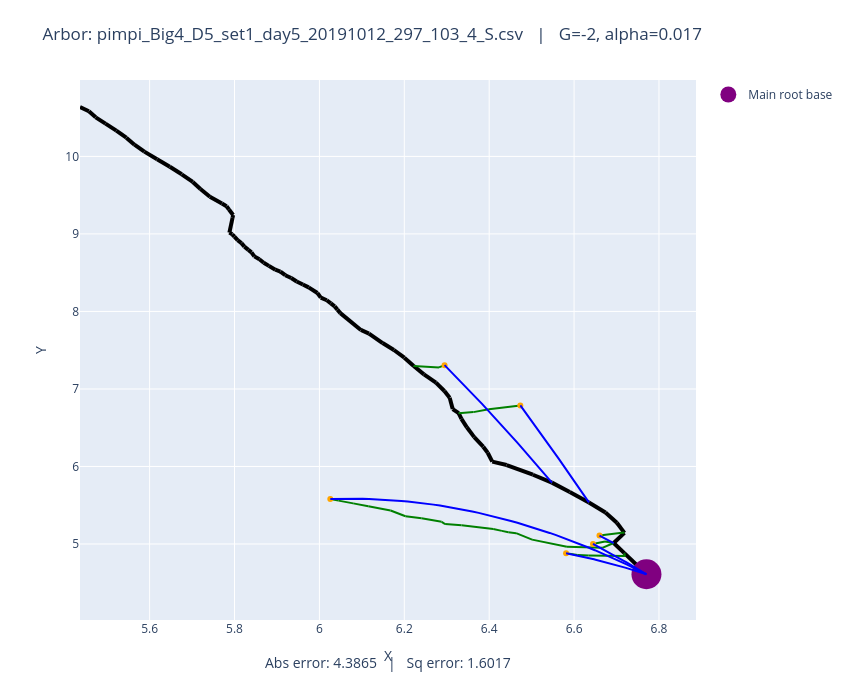

Source (notebook cell):
### Code cell
# Plot both observed and optimized
plot_arbors(fname, -2, 0.017)

### Figure 1 — Plotly figure (JSON) as saved in the notebook; plotly's stock layout.template omitted (floating-point values rounded to 4 significant figures)
{"data": [{"line": {"color": "black", "width": 4}, "mode": "lines", "showlegend": false, "type": "scatter", "x": [6.77, 6.718], "y": [4.61, 4.882]}, {"line": {"color": "black", "width": 4}, "mode": "lines", "showlegend": false, "type": "scatter", "x": [6.718, 6.693], "y": [4.882, 5.013]}, {"line": {"color": "black", "width": 4}, "mode": "lines", "showlegend": false, "type": "scatter", "x": [6.693, 6.719], "y": [5.013, 5.144]}, {"line": {"color": "black", "width": 4}, "mode": "lines", "showlegend": false, "type": "scatter", "x": [6.719, 6.701], "y": [5.144, 5.274]}, {"line": {"color": "black", "width": 4}, "mode": "lines", "showlegend": false, "type": "scatter", "x": [6.701, 6.674], "y": [5.274, 5.406]}, {"line": {"color": "black", "width": 4}, "mode": "lines", "showlegend": false, "type": "scatter", "x": [6.674, 6.635], "y": [5.406, 5.536]}, {"line": {"color": "black", "width": 4}, "mode": "lines", "showlegend": false, "type": "scatter", "x": [6.635, 6.59], "y": [5.536, 5.672]}, {"line": {"color": "black", "width": 4}, "mode": "lines", "showlegend": false, "type": "scatter", "x": [6.59, 6.548], "y": [5.672, 5.792]}, {"line": {"color": "black", "width": 4}, "mode": "lines", "showlegend": false, "type": "scatter", "x": [6.548, 6.503], "y": [5.792, 5.894]}, {"line": {"color": "black", "width": 4}, "mode": "lines", "showlegend": false, "type": "scatter", "x": [6.503, 6.441], "y": [5.894, 6.019]}, {"line": {"color": "black", "width": 4}, "mode": "lines", "showlegend": false, "type": "scatter", "x": [6.441, 6.407], "y": [6.019, 6.063]}, {"line": {"color": "black", "width": 4}, "mode": "lines", "showlegend": false, "type": "scatter", "x": [6.407, 6.396], "y": [6.063, 6.177]}, {"line": {"color": "black", "width": 4}, "mode": "lines", "showlegend": false, "type": "scatter", "x": [6.396, 6.386], "y": [6.177, 6.255]}, {"line": {"color": "black", "width": 4}, "mode": "lines", "showlegend": false, "type": "scatter", "x": [6.386, 6.365], "y": [6.255, 6.379]}, {"line": {"color": "black", "width": 4}, "mode": "lines", "showlegend": false, "type": "scatter", "x": [6.365, 6.347], "y": [6.379, 6.505]}, {"line": {"color": "black", "width": 4}, "mode": "lines", "showlegend": false, "type": "scatter", "x": [6.347, 6.335], "y": [6.505, 6.615]}, {"line": {"color": "black", "width": 4}, "mode": "lines", "showlegend": false, "type": "scatter", "x": [6.335, 6.328], "y": [6.615, 6.688]}, {"line": {"color": "black", "width": 4}, "mode": "lines", "showlegend": false, "type": "scatter", "x": [6.328, 6.314], "y": [6.688, 6.741]}, {"line": {"color": "black", "width": 4}, "mode": "lines", "showlegend": false, "type": "scatter", "x": [6.314, 6.307], "y": [6.741, 6.888]}, {"line": {"color": "black", "width": 4}, "mode": "lines", "showlegend": false, "type": "scatter", "x": [6.307, 6.294], "y": [6.888, 6.973]}, {"line": {"color": "black", "width": 4}, "mode": "lines", "showlegend": false, "type": "scatter", "x": [6.294, 6.275], "y": [6.973, 7.082]}, {"line": {"color": "black", "width": 4}, "mode": "lines", "showlegend": false, "type": "scatter", "x": [6.275, 6.246], "y": [7.082, 7.188]}, {"line": {"color": "black", "width": 4}, "mode": "lines", "showlegend": false, "type": "scatter", "x": [6.246, 6.222], "y": [7.188, 7.296]}, {"line": {"color": "black", "width": 4}, "mode": "lines", "showlegend": false, "type": "scatter", "x": [6.222, 6.2], "y": [7.296, 7.404]}, {"line": {"color": "black", "width": 4}, "mode": "lines", "showlegend": false, "type": "scatter", "x": [6.2, 6.176], "y": [7.404, 7.502]}, {"line": {"color": "black", "width": 4}, "mode": "lines", "showlegend": false, "type": "scatter", "x": [6.176, 6.149], "y": [7.502, 7.592]}, {"line": {"color": "black", "width": 4}, "mode": "lines", "showlegend": false, "type": "scatter", "x": [6.149, 6.117], "y": [7.592, 7.715]}, {"line": {"color": "black", "width": 4}, "mode": "lines", "showlegend": false, "type": "scatter", "x": [6.117, 6.098], "y": [7.715, 7.761]}, {"line": {"color": "black", "width": 4}, "mode": "lines", "showlegend": false, "type": "scatter", "x": [6.098, 6.049], "y": [7.761, 7.978]}, {"line": {"color": "black", "width": 4}, "mode": "lines", "showlegend": false, "type": "scatter", "x": [6.049, 6.042], "y": [7.978, 8.023]}, {"line": {"color": "black", "width": 4}, "mode": "lines", "showlegend": false, "type": "scatter", "x": [6.042, 6.036], "y": [8.023, 8.065]}, {"line": {"color": "black", "width": 4}, "mode": "lines", "showlegend": false, "type": "scatter", "x": [6.036, 6.027], "y": [8.065, 8.104]}, {"line": {"color": "black", "width": 4}, "mode": "lines", "showlegend": false, "type": "scatter", "x": [6.027, 6.017], "y": [8.104, 8.145]}, {"line": {"color": "black", "width": 4}, "mode": "lines", "showlegend": false, "type": "scatter", "x": [6.017, 6.003], "y": [8.145, 8.179]}, {"line": {"color": "black", "width": 4}, "mode": "lines", "showlegend": false, "type": "scatter", "x": [6.003, 5.995], "y": [8.179, 8.238]}, {"line": {"color": "black", "width": 4}, "mode": "lines", "showlegend": false, "type": "scatter", "x": [5.995, 5.975], "y": [8.238, 8.31]}, {"line": {"color": "black", "width": 4}, "mode": "lines", "showlegend": false, "type": "scatter", "x": [5.975, 5.961], "y": [8.31, 8.347]}, {"line": {"color": "black", "width": 4}, "mode": "lines", "showlegend": false, "type": "scatter", "x": [5.961, 5.946], "y": [8.347, 8.387]}, {"line": {"color": "black", "width": 4}, "mode": "lines", "showlegend": false, "type": "scatter", "x": [5.946, 5.934], "y": [8.387, 8.431]}, {"line": {"color": "black", "width": 4}, "mode": "lines", "showlegend": false, "type": "scatter", "x": [5.934, 5.92], "y": [8.431, 8.467]}, {"line": {"color": "black", "width": 4}, "mode": "lines", "showlegend": false, "type": "scatter", "x": [5.92, 5.908], "y": [8.467, 8.515]}, {"line": {"color": "black", "width": 4}, "mode": "lines", "showlegend": false, "type": "scatter", "x": [5.908, 5.896], "y": [8.515, 8.538]}, {"line": {"color": "black", "width": 4}, "mode": "lines", "showlegend": false, "type": "scatter", "x": [5.896, 5.881], "y": [8.538, 8.588]}, {"line": {"color": "black", "width": 4}, "mode": "lines", "showlegend": false, "type": "scatter", "x": [5.881, 5.869], "y": [8.588, 8.629]}, {"line": {"color": "black", "width": 4}, "mode": "lines", "showlegend": false, "type": "scatter", "x": [5.869, 5.859], "y": [8.629, 8.673]}, {"line": {"color": "black", "width": 4}, "mode": "lines", "showlegend": false, "type": "scatter", "x": [5.859, 5.847], "y": [8.673, 8.711]}, {"line": {"color": "black", "width": 4}, "mode": "lines", "showlegend": false, "type": "scatter", "x": [5.847, 5.84], "y": [8.711, 8.762]}, {"line": {"color": "black", "width": 4}, "mode": "lines", "showlegend": false, "type": "scatter", "x": [5.84, 5.833], "y": [8.762, 8.795]}, {"line": {"color": "black", "width": 4}, "mode": "lines", "showlegend": false, "type": "scatter", "x": [5.833, 5.823], "y": [8.795, 8.836]}, {"line": {"color": "black", "width": 4}, "mode": "lines", "showlegend": false, "type": "scatter", "x": [5.823, 5.816], "y": [8.836, 8.881]}, {"line": {"color": "black", "width": 4}, "mode": "lines", "showlegend": false, "type": "scatter", "x": [5.816, 5.807], "y": [8.881, 8.919]}, {"line": {"color": "black", "width": 4}, "mode": "lines", "showlegend": false, "type": "scatter", "x": [5.807, 5.8], "y": [8.919, 8.964]}, {"line": {"color": "black", "width": 4}, "mode": "lines", "showlegend": false, "type": "scatter", "x": [5.8, 5.795], "y": [8.964, 8.995]}, {"line": {"color": "black", "width": 4}, "mode": "lines", "showlegend": false, "type": "scatter", "x": [5.795, 5.788], "y": [8.995, 9.017]}, {"line": {"color": "black", "width": 4}, "mode": "lines", "showlegend": false, "type": "scatter", "x": [5.788, 5.795], "y": [9.017, 9.208]}, {"line": {"color": "black", "width": 4}, "mode": "lines", "showlegend": false, "type": "scatter", "x": [5.795, 5.797], "y": [9.208, 9.244]}, {"line": {"color": "black", "width": 4}, "mode": "lines", "showlegend": false, "type": "scatter", "x": [5.797, 5.787], "y": [9.244, 9.315]}, {"line": {"color": "black", "width": 4}, "mode": "lines", "showlegend": false, "type": "scatter", "x": [5.787, 5.781], "y": [9.315, 9.357]}, {"line": {"color": "black", "width": 4}, "mode": "lines", "showlegend": false, "type": "scatter", "x": [5.781, 5.77], "y": [9.357, 9.392]}, {"line": {"color": "black", "width": 4}, "mode": "lines", "showlegend": false, "type": "scatter", "x": [5.77, 5.742], "y": [9.392, 9.479]}, {"line": {"color": "black", "width": 4}, "mode": "lines", "showlegend": false, "type": "scatter", "x": [5.742, 5.72], "y": [9.479, 9.58]}, {"line": {"color": "black", "width": 4}, "mode": "lines", "showlegend": false, "type": "scatter", "x": [5.72, 5.702], "y": [9.58, 9.671]}, {"line": {"color": "black", "width": 4}, "mode": "lines", "showlegend": false, "type": "scatter", "x": [5.702, 5.676], "y": [9.671, 9.77]}, {"line": {"color": "black", "width": 4}, "mode": "lines", "showlegend": false, "type": "scatter", "x": [5.676, 5.648], "y": [9.77, 9.867]}, {"line": {"color": "black", "width": 4}, "mode": "lines", "showlegend": false, "type": "scatter", "x": [5.648, 5.618], "y": [9.867, 9.965]}, {"line": {"color": "black", "width": 4}, "mode": "lines", "showlegend": false, "type": "scatter", "x": [5.618, 5.588], "y": [9.965, 10.06]}, {"line": {"color": "black", "width": 4}, "mode": "lines", "showlegend": false, "type": "scatter", "x": [5.588, 5.564], "y": [10.06, 10.15]}, {"line": {"color": "black", "width": 4}, "mode": "lines", "showlegend": false, "type": "scatter", "x": [5.564, 5.545], "y": [10.15, 10.24]}, {"line": {"color": "black", "width": 4}, "mode": "lines", "showlegend": false, "type": "scatter", "x": [5.545, 5.522], "y": [10.24, 10.33]}, {"line": {"color": "black", "width": 4}, "mode": "lines", "showlegend": false, "type": "scatter", "x": [5.522, 5.496], "y": [10.33, 10.42]}, {"line": {"color": "black", "width": 4}, "mode": "lines", "showlegend": false, "type": "scatter", "x": [5.496, 5.473], "y": [10.42, 10.5]}, {"line": {"color": "black", "width": 4}, "mode": "lines", "showlegend": false, "type": "scatter", "x": [5.473, 5.457], "y": [10.5, 10.58]}, {"line": {"color": "black", "width": 4}, "mode": "lines", "showlegend": false, "type": "scatter", "x": [5.457, 5.436], "y": [10.58, 10.64]}, {"line": {"color": "green", "width": 2}, "mode": "lines", "showlegend": false, "type": "scatter", "x": [6.66, 6.717], "y": [5.109, 5.147]}, {"line": {"color": "green", "width": 2}, "mode": "lines", "showlegend": false, "type": "scatter", "x": [6.717, 6.719], "y": [5.147, 5.144]}, {"line": {"color": "green", "width": 2}, "mode": "lines", "showlegend": false, "type": "scatter", "x": [6.645, 6.673], "y": [5.001, 5.034]}, {"line": {"color": "green", "width": 2}, "mode": "lines", "showlegend": false, "type": "scatter", "x": [6.673, 6.693], "y": [5.034, 5.013]}, {"line": {"color": "green", "width": 2}, "mode": "lines", "showlegend": false, "type": "scatter", "x": [6.026, 6.045], "y": [5.581, 5.559]}, {"line": {"color": "green", "width": 2}, "mode": "lines", "showlegend": false, "type": "scatter", "x": [6.045, 6.08], "y": [5.559, 5.524]}, {"line": {"color": "green", "width": 2}, "mode": "lines", "showlegend": false, "type": "scatter", "x": [6.08, 6.115], "y": [5.524, 5.486]}, {"line": {"color": "green", "width": 2}, "mode": "lines", "showlegend": false, "type": "scatter", "x": [6.115, 6.168], "y": [5.486, 5.433]}, {"line": {"color": "green", "width": 2}, "mode": "lines", "showlegend": false, "type": "scatter", "x": [6.168, 6.203], "y": [5.433, 5.358]}, {"line": {"color": "green", "width": 2}, "mode": "lines", "showlegend": false, "type": "scatter", "x": [6.203, 6.241], "y": [5.358, 5.332]}, {"line": {"color": "green", "width": 2}, "mode": "lines", "showlegend": false, "type": "scatter", "x": [6.241, 6.288], "y": [5.332, 5.286]}, {"line": {"color": "green", "width": 2}, "mode": "lines", "showlegend": false, "type": "scatter", "x": [6.288, 6.296], "y": [5.286, 5.257]}, {"line": {"color": "green", "width": 2}, "mode": "lines", "showlegend": false, "type": "scatter", "x": [6.296, 6.335], "y": [5.257, 5.241]}, {"line": {"color": "green", "width": 2}, "mode": "lines", "showlegend": false, "type": "scatter", "x": [6.335, 6.41], "y": [5.241, 5.194]}, {"line": {"color": "green", "width": 2}, "mode": "lines", "showlegend": false, "type": "scatter", "x": [6.41, 6.43], "y": [5.194, 5.169]}, {"line": {"color": "green", "width": 2}, "mode": "lines", "showlegend": false, "type": "scatter", "x": [6.43, 6.445], "y": [5.169, 5.151]}, {"line": {"color": "green", "width": 2}, "mode": "lines", "showlegend": false, "type": "scatter", "x": [6.445, 6.463], "y": [5.151, 5.14]}, {"line": {"color": "green", "width": 2}, "mode": "lines", "showlegend": false, "type": "scatter", "x": [6.463, 6.501], "y": [5.14, 5.056]}, {"line": {"color": "green", "width": 2}, "mode": "lines", "showlegend": false, "type": "scatter", "x": [6.501, 6.583], "y": [5.056, 4.963]}, {"line": {"color": "green", "width": 2}, "mode": "lines", "showlegend": false, "type": "scatter", "x": [6.583, 6.667], "y": [4.963, 4.951]}, {"line": {"color": "green", "width": 2}, "mode": "lines", "showlegend": false, "type": "scatter", "x": [6.667, 6.693], "y": [4.951, 5.013]}, {"line": {"color": "green", "width": 2}, "mode": "lines", "showlegend": false, "type": "scatter", "x": [6.581, 6.608], "y": [4.88, 4.86]}, {"line": {"color": "green", "width": 2}, "mode": "lines", "showlegend": false, "type": "scatter", "x": [6.608, 6.634], "y": [4.86, 4.851]}, {"line": {"color": "green", "width": 2}, "mode": "lines", "showlegend": false, "type": "scatter", "x": [6.634, 6.72], "y": [4.851, 4.845]}, {"line": {"color": "green", "width": 2}, "mode": "lines", "showlegend": false, "type": "scatter", "x": [6.72, 6.718], "y": [4.845, 4.882]}, {"line": {"color": "green", "width": 2}, "mode": "lines", "showlegend": false, "type": "scatter", "x": [6.295, 6.282], "y": [7.307, 7.278]}, {"line": {"color": "green", "width": 2}, "mode": "lines", "showlegend": false, "type": "scatter", "x": [6.282, 6.222], "y": [7.278, 7.296]}, {"line": {"color": "green", "width": 2}, "mode": "lines", "showlegend": false, "type": "scatter", "x": [6.473, 6.399], "y": [6.788, 6.737]}, {"line": {"color": "green", "width": 2}, "mode": "lines", "showlegend": false, "type": "scatter", "x": [6.399, 6.363], "y": [6.737, 6.701]}, {"line": {"color": "green", "width": 2}, "mode": "lines", "showlegend": false, "type": "scatter", "x": [6.363, 6.328], "y": [6.701, 6.688]}, {"marker": {"color": "orange"}, "mode": "markers", "showlegend": false, "type": "scatter", "x": [6.66], "y": [5.109]}, {"marker": {"color": "orange"}, "mode": "markers", "showlegend": false, "type": "scatter", "x": [6.645], "y": [5.001]}, {"marker": {"color": "orange"}, "mode": "markers", "showlegend": false, "type": "scatter", "x": [6.026], "y": [5.581]}, {"marker": {"color": "orange"}, "mode": "markers", "showlegend": false, "type": "scatter", "x": [6.581], "y": [4.88]}, {"marker": {"color": "orange"}, "mode": "markers", "showlegend": false, "type": "scatter", "x": [6.295], "y": [7.307]}, {"marker": {"color": "orange"}, "mode": "markers", "showlegend": false, "type": "scatter", "x": [6.473], "y": [6.788]}, {"marker": {"color": "purple", "size": 30}, "mode": "markers", "name": "Main root base", "type": "scatter", "x": [6.77], "y": [4.61]}, {"line": {"color": "blue"}, "mode": "lines", "showlegend": false, "type": "scatter", "x": [6.66, 6.661, 6.661, 6.662, 6.663, 6.663, 6.664, 6.665, 6.665, 6.666, 6.667, 6.667, 6.668, 6.669, 6.669, 6.67, 6.671, 6.671, 6.672, 6.673, 6.674, 6.674, 6.675, 6.676, 6.676, 6.677, 6.678, 6.678, 6.679, 6.68, 6.68, 6.681, 6.682, 6.682, 6.683, 6.684, 6.684, 6.685, 6.686, 6.686, 6.687, 6.688, 6.689, 6.689, 6.69, 6.691, 6.691, 6.692, 6.693, 6.693], "y": [5.109, 5.107, 5.106, 5.104, 5.102, 5.1, 5.098, 5.096, 5.094, 5.092, 5.09, 5.088, 5.086, 5.084, 5.082, 5.08, 5.078, 5.076, 5.074, 5.072, 5.07, 5.068, 5.067, 5.065, 5.063, 5.061, 5.059, 5.057, 5.055, 5.053, 5.051, 5.049, 5.047, 5.045, 5.043, 5.041, 5.039, 5.037, 5.035, 5.033, 5.031, 5.029, 5.027, 5.025, 5.023, 5.021, 5.019, 5.017, 5.015, 5.013]}, {"line": {"color": "blue"}, "mode": "lines", "showlegend": false, "type": "scatter", "x": [6.645, 6.647, 6.65, 6.652, 6.655, 6.657, 6.66, 6.663, 6.665, 6.668, 6.67, 6.673, 6.675, 6.678, 6.681, 6.683, 6.686, 6.688, 6.691, 6.693, 6.696, 6.699, 6.701, 6.704, 6.706, 6.709, 6.711, 6.714, 6.717, 6.719, 6.722, 6.724, 6.727, 6.729, 6.732, 6.735, 6.737, 6.74, 6.742, 6.745, 6.747, 6.75, 6.752, 6.755, 6.758, 6.76, 6.763, 6.765, 6.768, 6.77], "y": [5.001, 4.994, 4.986, 4.979, 4.971, 4.964, 4.956, 4.949, 4.941, 4.934, 4.926, 4.919, 4.911, 4.903, 4.896, 4.888, 4.88, 4.872, 4.865, 4.857, 4.849, 4.841, 4.833, 4.825, 4.817, 4.809, 4.801, 4.793, 4.785, 4.777, 4.769, 4.761, 4.753, 4.744, 4.736, 4.728, 4.72, 4.711, 4.703, 4.695, 4.686, 4.678, 4.67, 4.661, 4.653, 4.644, 4.636, 4.627, 4.618, 4.61]}, {"line": {"color": "blue"}, "mode": "lines", "showlegend": false, "type": "scatter", "x": [6.026, 6.041, 6.056, 6.071, 6.086, 6.102, 6.117, 6.132, 6.147, 6.162, 6.178, 6.193, 6.208, 6.223, 6.238, 6.254, 6.269, 6.284, 6.299, 6.314, 6.33, 6.345, 6.36, 6.375, 6.39, 6.406, 6.421, 6.436, 6.451, 6.466, 6.482, 6.497, 6.512, 6.527, 6.542, 6.558, 6.573, 6.588, 6.603, 6.618, 6.634, 6.649, 6.664, 6.679, 6.694, 6.71, 6.725, 6.74, 6.755, 6.77], "y": [5.581, 5.584, 5.585, 5.585, 5.585, 5.584, 5.581, 5.578, 5.574, 5.569, 5.563, 5.556, 5.548, 5.54, 5.53, 5.519, 5.508, 5.496, 5.482, 5.468, 5.453, 5.437, 5.42, 5.402, 5.383, 5.363, 5.342, 5.32, 5.298, 5.274, 5.25, 5.224, 5.198, 5.171, 5.143, 5.114, 5.084, 5.053, 5.021, 4.988, 4.955, 4.92, 4.884, 4.848, 4.811, 4.772, 4.733, 4.693, 4.652, 4.61]}, {"line": {"color": "blue"}, "mode": "lines", "showlegend": false, "type": "scatter", "x": [6.581, 6.585, 6.589, 6.593, 6.597, 6.6, 6.604, 6.608, 6.612, 6.616, 6.62, 6.624, 6.628, 6.631, 6.635, 6.639, 6.643, 6.647, 6.651, 6.655, 6.658, 6.662, 6.666, 6.67, 6.674, 6.678, 6.682, 6.685, 6.689, 6.693, 6.697, 6.701, 6.705, 6.709, 6.713, 6.716, 6.72, 6.724, 6.728, 6.732, 6.736, 6.74, 6.743, 6.747, 6.751, 6.755, 6.759, 6.763, 6.767, 6.77], "y": [4.88, 4.876, 4.872, 4.868, 4.864, 4.859, 4.855, 4.85, 4.846, 4.841, 4.837, 4.832, 4.827, 4.822, 4.818, 4.813, 4.808, 4.803, 4.798, 4.792, 4.787, 4.782, 4.777, 4.771, 4.766, 4.76, 4.755, 4.749, 4.743, 4.737, 4.732, 4.726, 4.72, 4.714, 4.708, 4.702, 4.696, 4.689, 4.683, 4.677, 4.67, 4.664, 4.657, 4.651, 4.644, 4.637, 4.63, 4.624, 4.617, 4.61]}, {"line": {"color": "blue"}, "mode": "lines", "showlegend": false, "type": "scatter", "x": [6.295, 6.3, 6.305, 6.31, 6.315, 6.321, 6.326, 6.331, 6.336, 6.341, 6.346, 6.352, 6.357, 6.362, 6.367, 6.372, 6.377, 6.383, 6.388, 6.393, 6.398, 6.403, 6.408, 6.414, 6.419, 6.424, 6.429, 6.434, 6.439, 6.445, 6.45, 6.455, 6.46, 6.465, 6.47, 6.476, 6.481, 6.486, 6.491, 6.496, 6.501, 6.506, 6.512, 6.517, 6.522, 6.527, 6.532, 6.537, 6.543, 6.548], "y": [7.307, 7.279, 7.25, 7.222, 7.193, 7.164, 7.135, 7.106, 7.077, 7.048, 7.019, 6.989, 6.96, 6.93, 6.9, 6.871, 6.841, 6.81, 6.78, 6.75, 6.72, 6.689, 6.658, 6.628, 6.597, 6.566, 6.535, 6.504, 6.473, 6.441, 6.41, 6.378, 6.346, 6.315, 6.283, 6.251, 6.219, 6.186, 6.154, 6.122, 6.089, 6.057, 6.024, 5.991, 5.958, 5.925, 5.892, 5.858, 5.825, 5.792]}, {"line": {"color": "blue"}, "mode": "lines", "showlegend": false, "type": "scatter", "x": [6.473, 6.477, 6.48, 6.483, 6.487, 6.49, 6.493, 6.496, 6.5, 6.503, 6.506, 6.51, 6.513, 6.516, 6.52, 6.523, 6.526, 6.529, 6.533, 6.536, 6.539, 6.543, 6.546, 6.549, 6.552, 6.556, 6.559, 6.562, 6.566, 6.569, 6.572, 6.576, 6.579, 6.582, 6.585, 6.589, 6.592, 6.595, 6.599, 6.602, 6.605, 6.609, 6.612, 6.615, 6.618, 6.622, 6.625, 6.628, 6.632, 6.635], "y": [6.788, 6.764, 6.739, 6.714, 6.69, 6.665, 6.64, 6.616, 6.591, 6.566, 6.541, 6.516, 6.491, 6.466, 6.441, 6.416, 6.391, 6.366, 6.34, 6.315, 6.29, 6.264, 6.239, 6.213, 6.188, 6.162, 6.137, 6.111, 6.086, 6.06, 6.034, 6.008, 5.982, 5.956, 5.931, 5.905, 5.878, 5.852, 5.826, 5.8, 5.774, 5.748, 5.721, 5.695, 5.669, 5.642, 5.616, 5.589, 5.563, 5.536]}], "layout": {"annotations": [{"font": {"size": 14}, "showarrow": false, "text": "Abs error: 4.3865   |   Sq error: 1.6017", "x": 0.5, "xref": "paper", "y": -0.1, "yref": "paper"}], "height": 700, "margin": {"b": 80, "t": 80}, "title": {"text": "Arbor: pimpi_Big4_D5_set1_day5_20191012_297_103_4_S.csv   |   G=-2, alpha=0.017"}, "width": 850, "xaxis": {"autorange": true, "range": [5.436, 6.888], "title": {"text": "X"}, "type": "linear"}, "yaxis": {"autorange": true, "range": [4.02, 10.99], "title": {"text": "Y"}, "type": "linear"}}}
